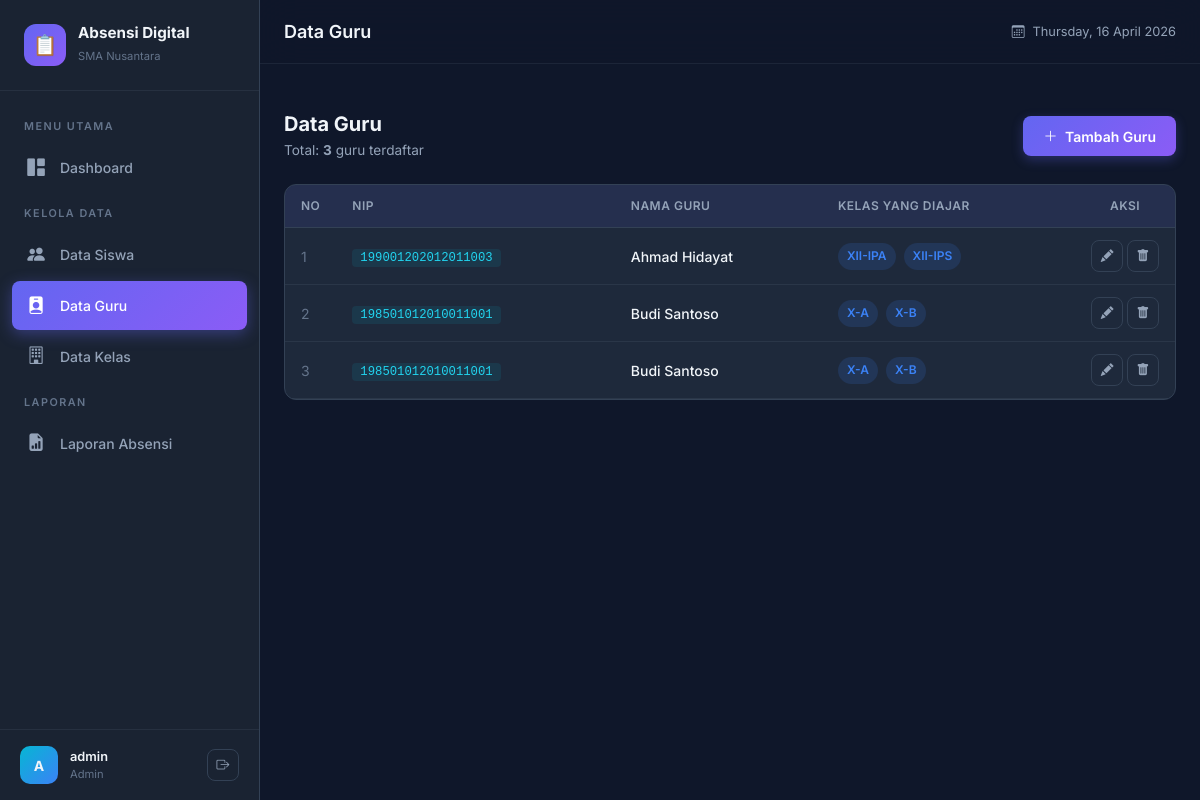
/controllers/GuruController.php (signed in), run on the app's committed database.
### tables this page shows
CREATE TABLE guru (
    id_guru INT AUTO_INCREMENT PRIMARY KEY,
    nama VARCHAR(100) NOT NULL,
    nip VARCHAR(20) DEFAULT NULL,
    created_at TIMESTAMP DEFAULT CURRENT_TIMESTAMP
);

CREATE TABLE kelas (
    id_kelas INT AUTO_INCREMENT PRIMARY KEY,
    nama_kelas VARCHAR(50) NOT NULL,
    created_at TIMESTAMP DEFAULT CURRENT_TIMESTAMP
);

### models/Guru.php (called while the page is built, shortened)
<?php
class Guru {
    private $conn;
    public function __construct($conn) {
        $this->conn = $conn;
    }
    public function getAll() {
        $sql = "SELECT * FROM guru ORDER BY nama ASC";
        $result = $this->conn->query($sql);
        return $result->fetch_all(MYSQLI_ASSOC);
    }
    public function getKelasGuru($id_guru) {
        $stmt = $this->conn->prepare(
            "SELECT k.* FROM kelas k
             JOIN guru_kelas gk ON k.id_kelas = gk.id_kelas
             WHERE gk.id_guru = ?
             ORDER BY k.nama_kelas ASC"
        );
        $stmt->bind_param("i", $id_guru);
        $stmt->execute();
        $result = $stmt->get_result();
        $data = $result->fetch_all(MYSQLI_ASSOC);
        return $data;
    }
}

### views/admin/guru.php (the view, shortened to what this page needs)
<?php
include __DIR__ . '/../layout/header.php';
include __DIR__ . '/../layout/sidebar.php';
?>
<div class="content-area">
    <div class="d-flex justify-content-between align-items-center mb-4 flex-wrap gap-2">
        <div>
            <h5 style="font-weight: 700; margin-bottom: 0.25rem;">Data Guru</h5>
            <p style="color: var(--text-secondary); font-size: 0.85rem; margin: 0;">
                Total: <strong><?= count($guruList) ?></strong> guru terdaftar
            </p>
        </div>
        <button class="btn btn-primary-custom" data-bs-toggle="modal" data-bs-target="#addGuruModal">
            <i class="bi bi-plus-lg me-1"></i> Tambah Guru
        </button>
    </div>
    <div class="card-dark animate-in">
        <div class="card-body p-0">
            <div class="table-responsive">
                <table class="table-dark-custom">
                    <thead>
                        <tr>
                            <th style="width: 50px;">No</th>
                            <th>NIP</th>
                            <th>Nama Guru</th>
                            <th>Kelas yang Diajar</th>
                            <th style="width: 100px; text-align: center;">Aksi</th>
                        </tr>
                    </thead>
                    <tbody>
                        <?php if (empty($guruList)): ?>
                            <tr>
                                <td colspan="5" class="text-center py-4" style="color: var(--text-muted);">
                                    <i class="bi bi-inbox" style="font-size: 2rem;"></i>
                                    <p class="mt-2 mb-0">Belum ada data guru</p>
                                </td>
                            </tr>
                        <?php else: ?>
                            <?php foreach ($guruList as $i => $guru): ?>
                                <tr>
                                    <td style="color: var(--text-muted);"><?= $i + 1 ?></td>
                                    <td><code style="color: var(--accent-light); background: rgba(6,182,212,0.1); padding: 2px 8px; border-radius: 4px;"><?= htmlspecialchars($guru['nip'] ?: '-') ?></code></td>
                                    <td style="font-weight: 500;"><?= htmlspecialchars($guru['nama']) ?></td>
                                    <td>
                                        <?php if (!empty($guru['kelas'])): ?>
                                            <?php foreach ($guru['kelas'] as $k): ?>
                                                <span class="badge-status badge-izin me-1"><?= htmlspecialchars($k['nama_kelas']) ?></span>
                                            <?php endforeach; ?>
                                        <?php else: ?>
                                            <span style="color: var(--text-muted); font-size: 0.8rem;">Belum diatur</span>
                                        <?php endif; ?>
                                    </td>
                                    <td class="text-center">
                                        <button class="btn-action btn-edit"
                                                data-bs-toggle="modal"
                                                data-bs-target="#editModal"
                                                data-item='<?= json_encode([
                                                    "id_guru" => $guru["id_guru"],
                                                    "nama" => $guru["nama"],
                                                    "nip" => $guru["nip"],
                                                    "kelas_ids" => $guru["kelas_ids"]
                                                ]) ?>'
                                                title="Edit">
                                            <i class="bi bi-pencil-fill"></i>
                                        </button>
                                        <a href="<?= BASE_URL ?>/controllers/GuruController.php?action=delete&id=<?= $guru['id_guru'] ?>"
                                           class="btn-action btn-delete"
                                           data-confirm="Hapus guru <?= htmlspecialchars($guru['nama']) ?>? Akun login juga akan terhapus."
                                           title="Hapus">
                                            <i class="bi bi-trash-fill"></i>
                                        </a>
                                    </td>
                                </tr>
                            <?php endforeach; ?>
                        <?php endif; ?>
                    </tbody>
                </table>
            </div>
        </div>
    </div>
</div>
</div>
<?php include __DIR__ . '/../layout/footer.php'; ?>

### assets/css/style.css (style rules this page uses)
:root { --primary: #6366f1; --primary-light: #818cf8; --primary-dark: #4f46e5; --primary-glow: rgba(99, 102, 241, 0.3); --accent: #06b6d4; --accent-light: #22d3ee; --success: #10b981; --success-light: rgba(16, 185, 129, 0.15); --warning: #f59e0b; --warning-light: rgba(245, 158, 11, 0.15); --danger: #ef4444; --danger-light: rgba(239, 68, 68, 0.15); --info: #3b82f6; --info-light: rgba(59, 130, 246, 0.15); --bg-dark: #0f172a; --bg-card: #1e293b; --bg-card-hover: #263349; --bg-sidebar: #1a2332; --bg-input: #334155; --border-color: #334155; --border-light: rgba(148, 163, 184, 0.1); --text-primary: #f1f5f9; --text-secondary: #94a3b8; --text-muted: #64748b; --gradient-primary: linear-gradient(135deg, #6366f1 0%, #8b5cf6 100%); --gradient-accent: linear-gradient(135deg, #06b6d4 0%, #3b82f6 100%); --gradient-success: linear-gradient(135deg, #10b981 0%, #059669 100%); --gradient-warning: linear-gradient(135deg, #f59e0b 0%, #d97706 100%); --gradient-danger: linear-gradient(135deg, #ef4444 0%, #dc2626 100%); --gradient-dark: linear-gradient(135deg, #1e293b 0%, #0f172a 100%); --shadow-sm: 0 1px 3px rgba(0, 0, 0, 0.3); --shadow-md: 0 4px 6px -1px rgba(0, 0, 0, 0.3); --shadow-lg: 0 10px 25px rgba(0, 0, 0, 0.4); --shadow-glow: 0 0 30px rgba(99, 102, 241, 0.2); --sidebar-width: 260px; --header-height: 64px; --border-radius: 12px; --border-radius-sm: 8px; --border-radius-lg: 16px; --transition: all 0.3s cubic-bezier(0.4, 0, 0.2, 1); --transition-fast: all 0.15s ease; }
* { margin: 0; padding: 0; box-sizing: border-box; }
body { font-family: 'Inter', -apple-system, BlinkMacSystemFont, sans-serif; background-color: var(--bg-dark); color: var(--text-primary); min-height: 100vh; overflow-x: hidden; -webkit-font-smoothing: antialiased; }
a { color: var(--primary-light); text-decoration: none; transition: var(--transition-fast); }
.content-area { padding: 1.5rem; }
.card-dark { background: var(--bg-card); border: 1px solid var(--border-color); border-radius: var(--border-radius); overflow: hidden; }
.card-dark .card-body { padding: 1.25rem; }
.table-dark-custom { width: 100%; border-collapse: separate; border-spacing: 0; }
.table-dark-custom thead th { background: rgba(99, 102, 241, 0.1); color: var(--text-secondary); font-size: 0.75rem; font-weight: 600; text-transform: uppercase; letter-spacing: 0.5px; padding: 0.75rem 1rem; border-bottom: 1px solid var(--border-color); white-space: nowrap; }
.table-dark-custom tbody tr { transition: var(--transition-fast); }
.table-dark-custom tbody td { padding: 0.75rem 1rem; border-bottom: 1px solid var(--border-light); font-size: 0.875rem; color: var(--text-primary); vertical-align: middle; }
.badge-status { padding: 0.35em 0.75em; border-radius: 20px; font-size: 0.75rem; font-weight: 600; display: inline-block; }
.badge-izin { background: var(--info-light); color: var(--info); }
.btn-primary-custom { background: var(--gradient-primary); border: none; color: white; font-weight: 600; font-size: 0.875rem; padding: 0.6rem 1.25rem; border-radius: var(--border-radius-sm); transition: var(--transition); box-shadow: 0 4px 12px rgba(99, 102, 241, 0.3); }
.btn-action { width: 32px; height: 32px; border-radius: 8px; display: inline-flex; align-items: center; justify-content: center; border: 1px solid var(--border-color); background: transparent; color: var(--text-secondary); transition: var(--transition-fast); font-size: 0.8rem; cursor: pointer; }
.animate-in { animation: fadeInUp 0.5s ease-out forwards; }
.animate-in:nth-child(2) { animation-delay: 0.1s; }

### data on the page
guru: nip "199001202012011003", nama "Ahmad Hidayat"
kelas: nama_kelas "XII-IPA"
kelas: nama_kelas "XII-IPS"
guru: nip "198501012010011001", nama "Budi Santoso"
kelas: nama_kelas "X-A"
kelas: nama_kelas "X-B"

### other printed values
substr($_SESSION['username'] ?? 'U', 0, 1) "A"
$_SESSION['nama_guru'] "admin"
$_SESSION['role'] "Admin"
$pageTitle "Data Guru"
count($guruList) "3"
